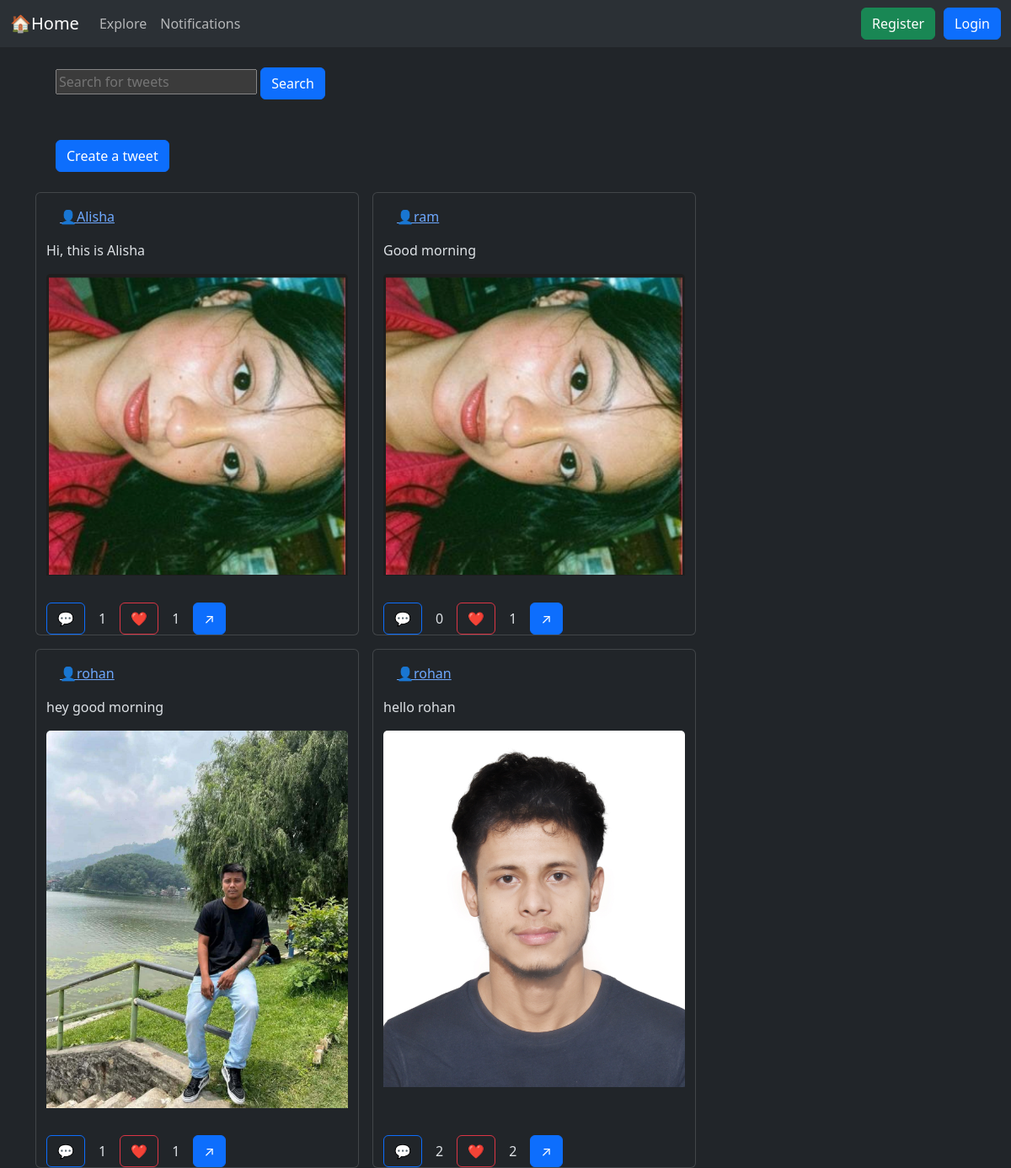
The page / on the database its author committed.
### tweet/models.py (models this page shows, shortened)
class Tweet(models.Model):
    user=models.ForeignKey(User,on_delete=models.CASCADE)
    text=models.TextField(max_length=200)
    image=models.ImageField(upload_to='photos/',blank=True,null=True)
    created_at=models.DateTimeField(auto_now_add=True)#creates the timestamp once when the object is created
    updated_at=models.DateTimeField(auto_now=True)# updates the timestamp everytime object is saved

### tweet/views.py (the view)
# urls.py: path('', views.tweet_list, name='tweet_list'),
def tweet_list(request):
    tweets= Tweet.objects.all().order_by('-created_at')
    query= request.GET.get('q', "")
    if query:
        tweets= tweets.filter(user__username__icontains=query)
    for tweet in tweets:
            if request.user.is_authenticated:
                if tweet.likes.filter(user=request.user).exists():
                    tweet.is_liked=True
                else:
                    tweet.is_liked=False
    return render(request,'tweet_list.html',{'tweets':tweets, 'query':query})

### tweet/templates/tweet_list.html (shortened to what this page needs)
{% extends "base.html" %}
{% block content %}
<form method="GET" class="m-4">
    <input type="text"
    name="q"
    placeholder="Search for tweets"
    value="{{ query }}"
    >
    <button class="btn btn-primary" type="submit">Search</button>
</form>
 <a class='btn btn-primary m-4' href="{% url 'tweet_create' %}">Create a tweet</a>
 <div class='container row gap-3' >
    {% if tweets %}
    {% for tweet in tweets %}
        <div class="card" style="width: 24rem;">
            <a class='m-3' href="{% url 'profile_view' tweet.user.username %}">👤{{tweet.user.username}}</a>
            {% if tweet.image %}
            <p>{{tweet.text}}</p>
            <img src="{{tweet.image.url}}" class="card-img-top" alt="...">
            {% endif %}
            <div class="card-body">
        </div>
        <div class="d-flex gap-3 align-items-center">
         <form action="{% url 'comments_view' tweet.id %}">
            <button class="btn btn-outline-primary" type="submit">💬</button>
         </form>
         {{tweet.comments.count}}
          <form action="{% url 'like_view' tweet.id %}" method="POST">
        <button
         {%if tweet.is_liked %}
            class="btn btn-danger"
         {% else %}
            class="btn btn-outline-danger"
        {% endif %}
        type="submit">❤️</button>
         </form>
            {{tweet.likes.count}}
                <button class="btn btn-primary" onclick="copyTweetLink('{% url 'tweet_detail' tweet.id  %}')">↗</button>
        </div>
        </div>
    {% endfor %}
     {% else %}
 <h1>No tweets found.</h1>
 {% endif %}
 </div>
{% endblock %}

### templates/base.html (shortened to what this page needs)
{% load static %}
<!DOCTYPE html>
<html lang="en" data-bs-theme="dark">
<head>
    <link href="https://cdn.jsdelivr.net/npm/bootstrap@5.3.8/dist/css/bootstrap.min.css"
        rel="stylesheet"
>
</head>
<body>
    <nav class="navbar navbar-expand-lg bg-body-tertiary">
  <div class="container-fluid">
    <a class="navbar-brand" href="{% url 'tweet_list' %}">🏠Home</a>
    <div class="collapse navbar-collapse" id="navbarSupportedContent">
      <ul class="navbar-nav me-auto mb-2 mb-lg-0">
        <li class="nav-item">
          <a class="nav-link" href="#">Explore</a>
        </li>
        <li class="nav-item">
          <a class="nav-link" href="#">
            Notifications
          </a>
        </li>
      </ul>
       {% if user.is_authenticated %}
        <p>👤{{user.username}}</p>
        <form action="{% url 'logout' %}" method="post">
        <button class="btn btn-danger" type="submit" style="margin-left: 10px;">Logout</button>
        {% csrf_token %}
      </form>
      {% else %}
      <a href="{% url 'register' %}" class="btn btn-success" style="margin-left: 10px;">Register</a>
      <a href="{% url 'login' %}" class="btn btn-primary" style="margin-left: 10px;">Login</a>
      {% endif %}
    </div>
  </div>
</nav>
  <div class="container">
        {% block content %}{% endblock %}
    </div>
</body>
</html>

### rows shown on the page
Tweet: user.username "Alisha", text "Hi, this is Alisha", image (picture), comments.count "1", likes.count "1"
Tweet: user.username "ram", text "Good morning", image (picture), comments.count "0", likes.count "1"
Tweet: user.username "rohan", text "hey good morning", image (picture), comments.count "1", likes.count "1"
Tweet: user.username "rohan", text "hello rohan", image (picture), comments.count "2", likes.count "2"
